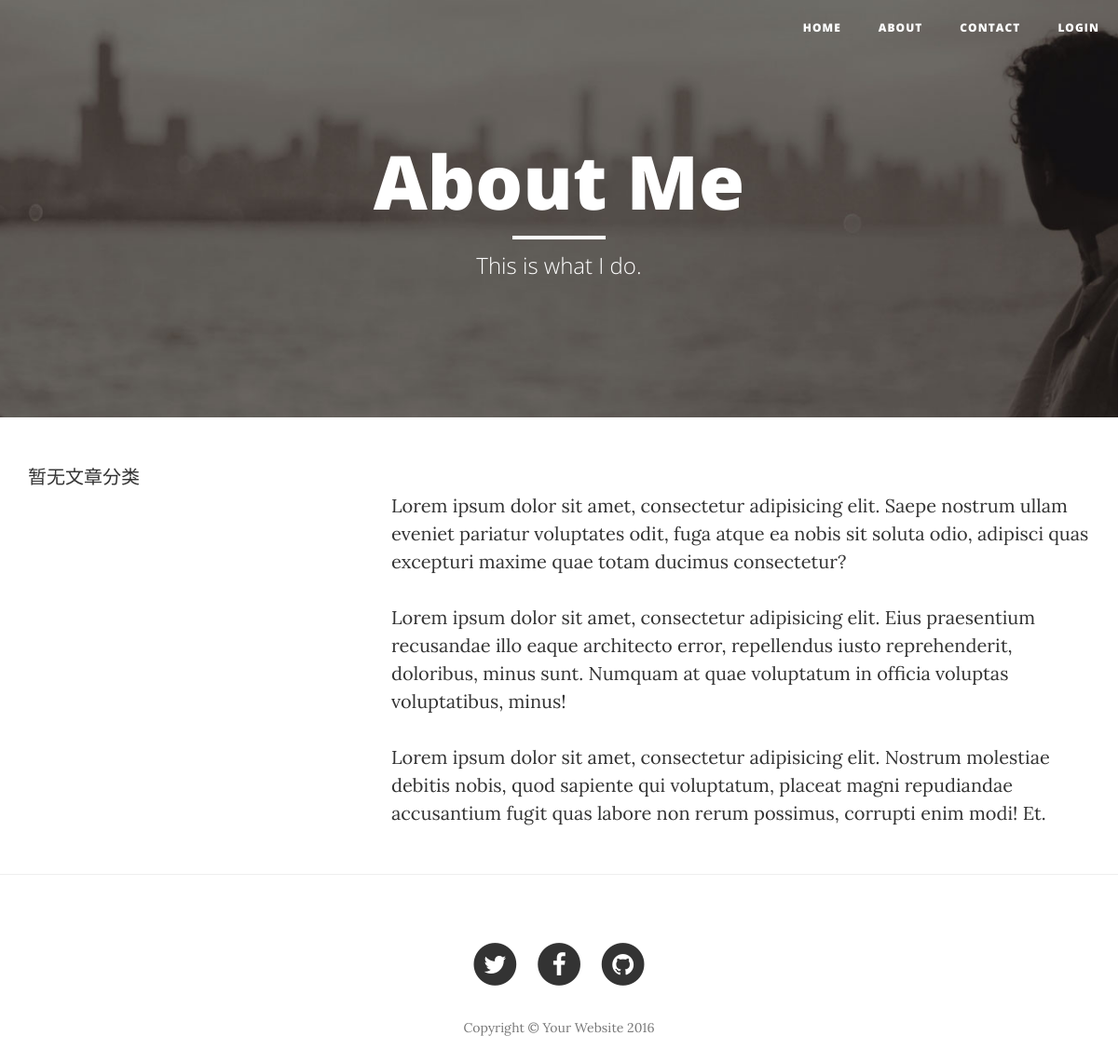
/blog/about/, run on an earlier commit of the app's database.
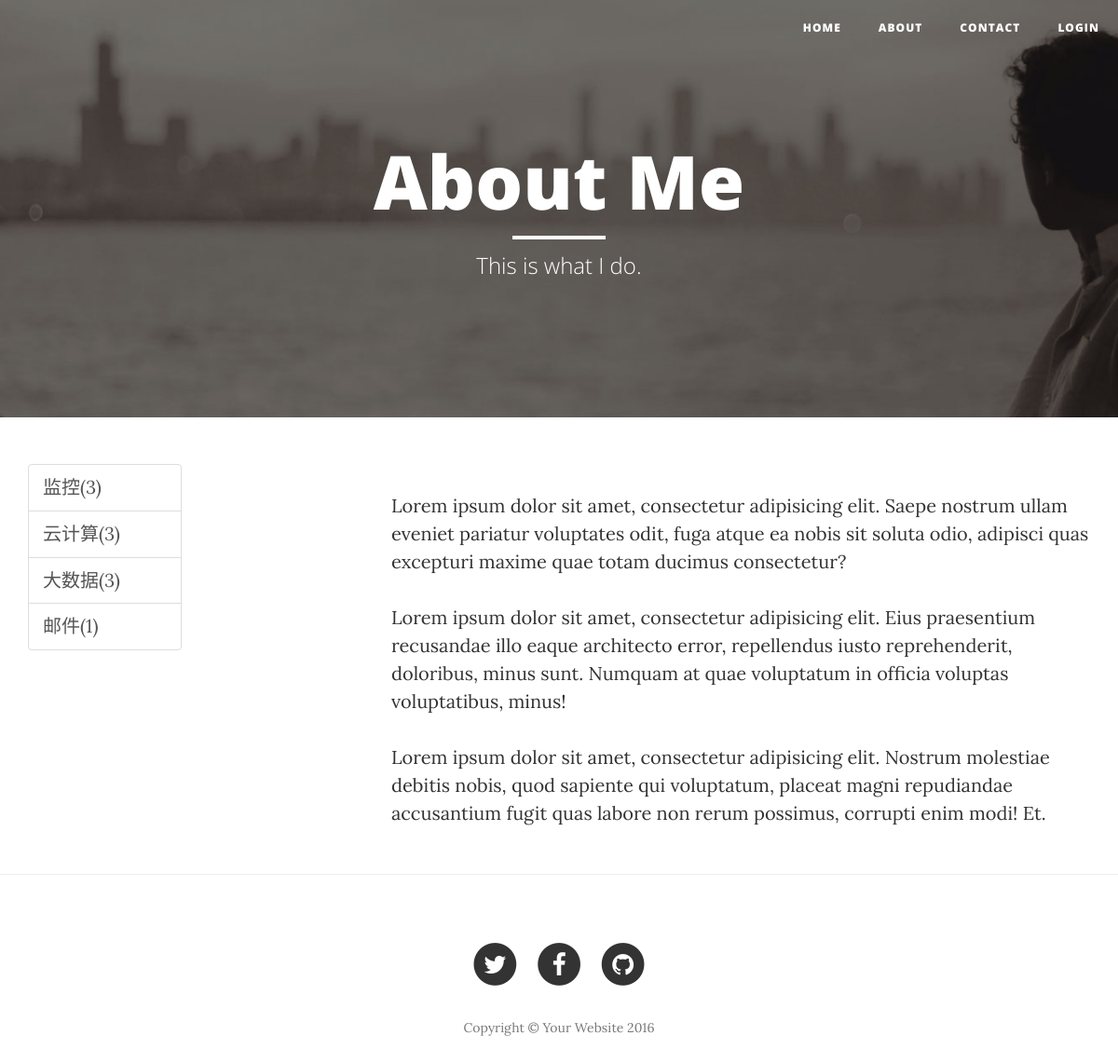
And on a later commit of the database.
### blog/models.py (models this page shows)
class Category(models.Model):
    name = models.CharField(max_length=255)
    def __unicode__(self):
        return self.name

### blog/views.py (the view)
def about(request):
    return render(request,'blog/about.html')

### blog/templatetags/tags.py (called while the page is built)
@register.simple_tag
def get_categories():
    return Category.objects.all()

### blog/templates/blog/about.html
{% extends 'blog/base.html' %}
{% block header %}
    <header class="intro-header about-img">
        <div class="container">
            <div class="row">
                <div class="col-lg-8 col-lg-offset-2 col-md-10 col-md-offset-1">
                    <div class="page-heading">
                        <h1>About Me</h1>
                        <hr class="small">
                        <span class="subheading">This is what I do.</span>
                    </div>
                </div>
            </div>
        </div>
    </header>
{% endblock header %}
{% block main %}
    <div class="container">
        <div class="row">
            <div class="col-lg-8 col-lg-offset-2 col-md-10 col-md-offset-1">
                <p>Lorem ipsum dolor sit amet, consectetur adipisicing elit. Saepe nostrum ullam eveniet pariatur voluptates odit, fuga atque ea nobis sit soluta odio, adipisci quas excepturi maxime quae totam ducimus consectetur?</p>
                <p>Lorem ipsum dolor sit amet, consectetur adipisicing elit. Eius praesentium recusandae illo eaque architecto error, repellendus iusto reprehenderit, doloribus, minus sunt. Numquam at quae voluptatum in officia voluptas voluptatibus, minus!</p>
                <p>Lorem ipsum dolor sit amet, consectetur adipisicing elit. Nostrum molestiae debitis nobis, quod sapiente qui voluptatum, placeat magni repudiandae accusantium fugit quas labore non rerum possimus, corrupti enim modi! Et.</p>
            </div>
        </div>
    </div>
{% endblock main %}

### blog/templates/blog/base.html (shortened to what this page needs)
{% load staticfiles %}
{% load tags %}
<!DOCTYPE html>
<html lang="en">
<head>
    <link href="{% static 'blog/vendor/bootstrap/css/bootstrap.min.css' %}" rel="stylesheet">
    <link href="{% static 'blog/css/clean-blog.min.css' %}" rel="stylesheet">
    <link href="{% static 'blog/vendor/font-awesome/css/font-awesome.min.css' %}" rel="stylesheet" type="text/css">
    <link href="{% static 'blog/css/django-blog.css' %}" rel="stylesheet">
    <link href="{% static 'blog/css/code.css' %}" rel="stylesheet">
</head>
<body>
    <nav class="navbar navbar-default navbar-custom navbar-fixed-top">
        <div class="container-fluid">
            <div class="navbar-header page-scroll">
                <a class="navbar-brand" href="{% url 'blog:index' %}">
                </a>
            </div>
            <div class="collapse navbar-collapse" id="bs-example-navbar-collapse-1">
                <ul class="nav navbar-nav navbar-right">
                    <li>
                        <a href="{% url 'blog:index'%}">Home</a>
                    </li>
                    <li>
                        <a href="{% url 'blog:about' %}">About</a> </li>
                    <li>
                        <a href="{% url 'blog:contact'%}">Contact</a>
                    </li>
                    <li>
                        {% if not user.is_authenticated %}
                        <a href="/users/login/?next={{ request.path }}">login</a>
                        {% else %}
                        <a href="/users/logout/?next=/">logout</a>
                        {% endif %}
                    </li>
                </ul>
            </div>
        </div>
    </nav>
    {% block header %}
    {% endblock %}
    <div class="container">
        <div class="row">
            <div class="col-lg-2 col-md-2">
                {% get_categories as categories %}
                <div class="list-group">
                {% for category in categories %}
                <a href="{% url 'blog:index' category.pk %}" class="list-group-item">
                    {{ category }}({{ category.article_set.count}})
                </a>
                {% empty %}
                暂无文章分类
                {% endfor %}
                </div>
            </div>
            {% block main %}
            {% endblock %}
        </div>
    </div>
    <hr>
    <footer>
        <div class="container">
            <div class="row">
                <div class="col-lg-8 col-lg-offset-2 col-md-10 col-md-offset-1">
                    <ul class="list-inline text-center">
                        <li>
                            <a href="#">
                                <span class="fa-stack fa-lg">
                                    <i class="fa fa-circle fa-stack-2x"></i>
                                    <i class="fa fa-twitter fa-stack-1x fa-inverse"></i>
                                </span>
                            </a>
                        </li>
                        <li>
                            <a href="#">
                                <span class="fa-stack fa-lg">
                                    <i class="fa fa-circle fa-stack-2x"></i>
                                    <i class="fa fa-facebook fa-stack-1x fa-inverse"></i>
                                </span>
                            </a>
                        </li>
                        <li>
                            <a href="#">
                                <span class="fa-stack fa-lg">
                                    <i class="fa fa-circle fa-stack-2x"></i>
                                    <i class="fa fa-github fa-stack-1x fa-inverse"></i>
                                </span>
                            </a>
                        </li>
                    </ul>
                    <p class="copyright text-muted">Copyright &copy; Your Website 2016</p>
                </div>
            </div>
        </div>
    </footer>
</body>
</html>

What changed in the data, as far as the page shows it:
added Category: name "监控", article_set.count "3"
added Category: name "云计算", article_set.count "3"
added Category: name "大数据", article_set.count "3"
added Category: name "邮件", article_set.count "1"
Also different on the page:
text no longer shown: "暂无文章分类"
